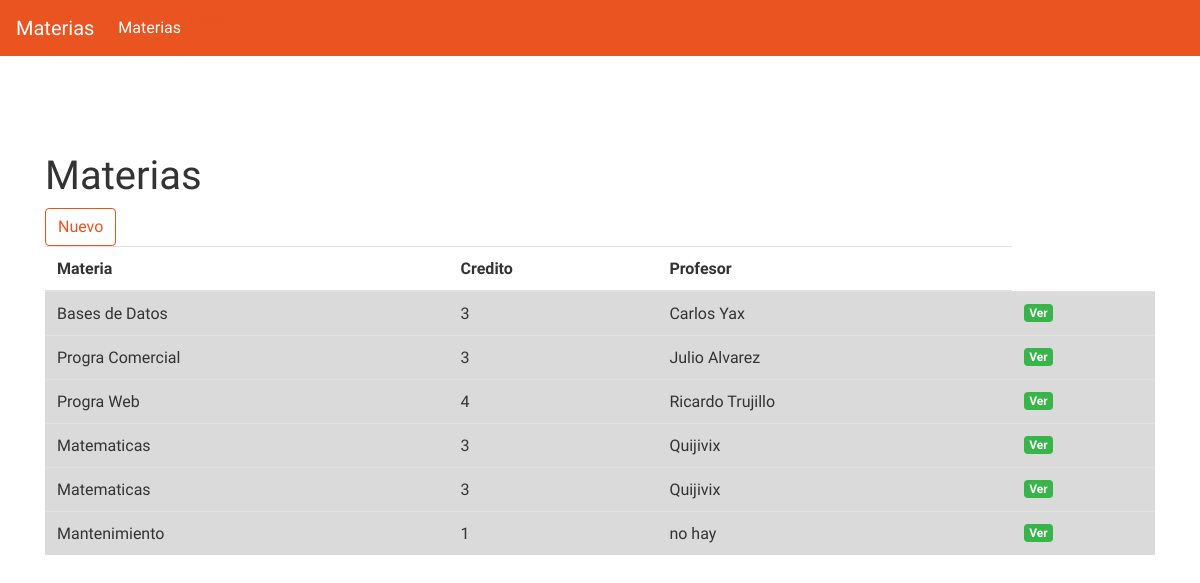
The app's page /materia/listar/, older data.
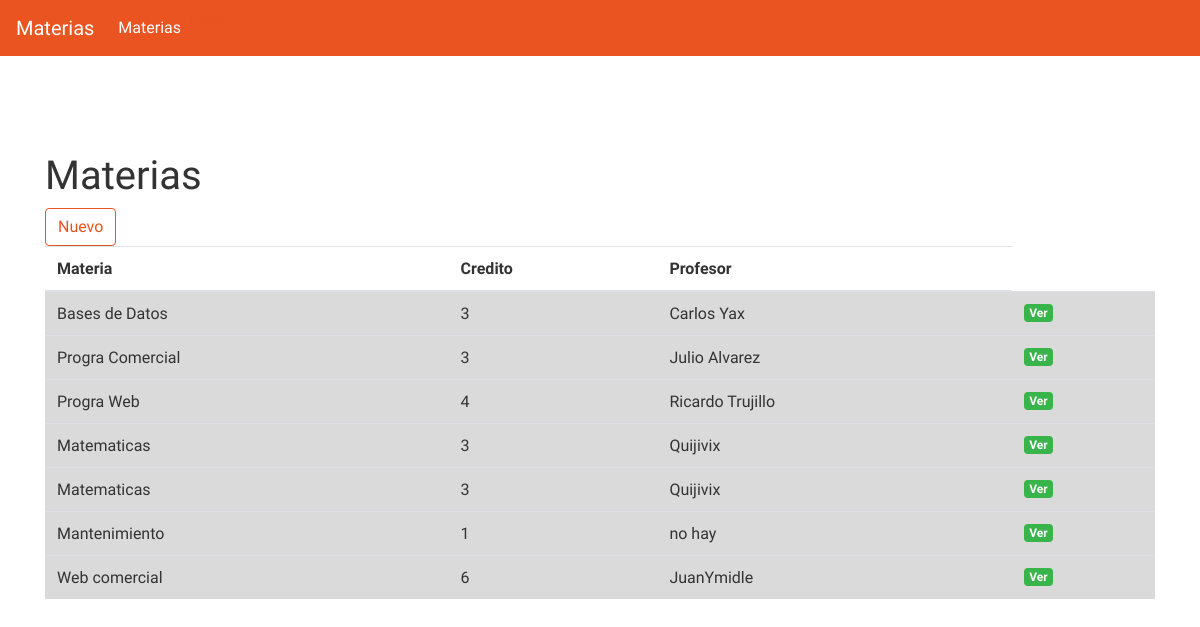
The same page, newer data.
### examen/models.py (models this page shows, shortened)
class Materia(models.Model):
    materia              = models.CharField(max_length=60)
    creditos             = models.IntegerField()
    profesor             = models.CharField(max_length=60)      #Para facilitar la aplicacion use profesor como atributo y no como tabla

### examen/views.py (the view)
# urls.py: url(r'^materia/listar/$', views.listar_materia, name='listar_materia'),
def listar_materia(request):
    materia = Materia.objects.all()
    return render(request, 'examen/listarmaterias.html', {'materia': materia})

### examen/templates/examen/listarmaterias.html
{% extends 'examen/post_list.html' %}
{% block content %}
<br>
<br>
<h1>Materias</h1>
<a  class="btn btn-outline-primary" href="{%url 'crear_materia'%}"> Nuevo </a>
<table class="table table-hover">
    <thead>
      <tr>
        <th scope="col">Materia</th>
        <th scope="col">Credito</th>
        <th scope="col">Profesor</th>
      </tr>
    </thead>
        {% for materias in materia %}
        <tr class="table-active">
            <td>{{ materias.materia }} </td>
            <td>{{ materias.creditos }}</td>
            <td>{{ materias.profesor }}</td>
            <td><a class="badge badge-success" href=""> Ver </a> </td>
          </tr>
        {% endfor %}
</table>
{% endblock %}

Row changes from the older to the newer data that the page shows:
added Materia: materia "Web comercial", creditos "6", profesor "JuanYmidle"
